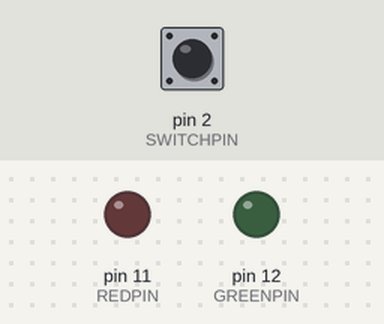
A sketch run on a simulated Arduino Uno, built with avr-gcc and run on an emulated ATmega328P. Shown: output pins drawn as LEDs (lit = HIGH). Dashed ring = blinking. Inputs (shaded band) come from the test bench; at power-on: pin 2 (SWITCHPIN) LOW.

Above: at 2.2 s.
2.3 s: pin 2 (SWITCHPIN) pulled HIGH for 3.2 s
At 4.25 s:
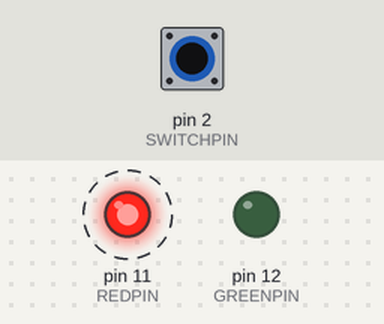
7.0 s: pin 2 (SWITCHPIN) pulled HIGH for 1 s
At 9.25 s:
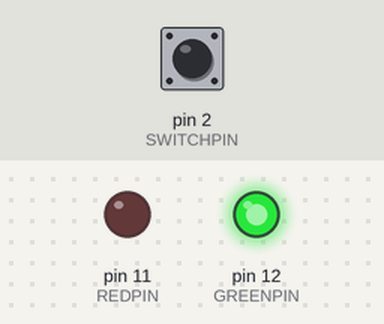
Timing chart, 0 to 16.7 s (numbered marks = the images above; inputs shaded):
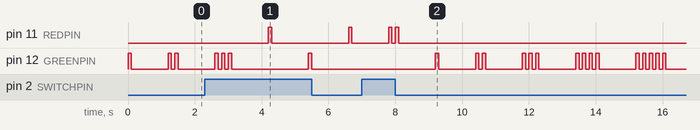

Measured:
- after the input at 2.3 s, pin 11 (REDPIN): alternates HIGH for 0.10 s and LOW for 2.3 s, starting after 1.9 s
- after the input at 7.0 s, pin 11 (REDPIN): goes on until 8.1 s, then stays LOW; pin 12 (GREENPIN): LOW → HIGH after 2.2 s, → LOW 0.10 s later, → HIGH 1.1 s later, → LOW 0.10 s later, … (30 changes in this stretch)

The sketch:

w5s1p1.ino
```cpp
#define REDPIN    11
#define GREENPIN  12
#define SWITCHPIN 2

#define LED_DELAY   100

// This variable decides which LED's turn it is to flash.
// 0 = green, 1 = red
static volatile int turn=0;

void setup() {
  pinMode(REDPIN, OUTPUT);
  pinMode(GREENPIN, OUTPUT);
  pinMode(SWITCHPIN, INPUT);
}

void flashGreen()
{
  int counter=1;

  while(turn==0)
  {
    for(int i=0; i<counter; i++)
    {
      // When the swith is pressed, the function switchControl()
      // will be called to change the variable turn value
      if(digitalRead(SWITCHPIN)==HIGH) {
        switchControl();
        }
      digitalWrite(GREENPIN, HIGH);
      delay(LED_DELAY);
      digitalWrite(GREENPIN, LOW);
      delay(LED_DELAY);
    }

    counter++;
    delay(1000);
  }
}

void flashRed()
{
  int counter=1;

  while(turn==1)
  {
    for(int i=0; i<counter; i++)
    {
       // When the swith is pressed, the function switchControl()
      // will be called to change the variable turn value
      if(digitalRead(SWITCHPIN)==HIGH) {
        switchControl();
        }
      digitalWrite(REDPIN, HIGH);
      delay(LED_DELAY);
      digitalWrite(REDPIN, LOW);
      delay(LED_DELAY);
    }

    counter++;
    delay(1000);
  }
}

// It is to change the turn value from 0 to 1 or from 1 to 0
void switchControl() {
  turn = 1 - turn;
}

void loop() {
  if(turn == 0) {
    flashGreen();
  }

  if(turn == 1) {
    flashRed();
  }
}
```
